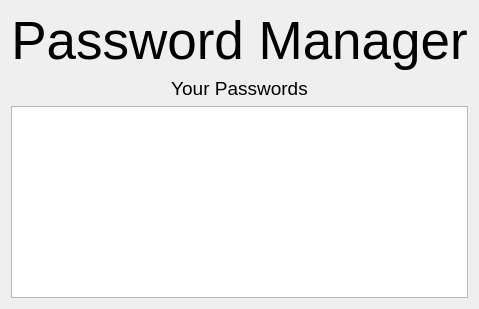
                  <widget class="QWidget" name="page_home">
                   <layout class="QVBoxLayout" name="verticalLayout_10">
                    <item>
                     <widget class="QLabel" name="label_6">
                      <property name="font">
                       <font>
                        <family>Segoe UI</family>
                        <pointsize>40</pointsize>
                       </font>
                      </property>
                      <property name="styleSheet">
                       <string notr="true"/>
                      </property>
                      <property name="text">
                       <string>Password Manager</string>
                      </property>
                      <property name="alignment">
                       <set>Qt::AlignCenter</set>
                      </property>
                     </widget>
                    </item>
                    <item>
                     <widget class="QLabel" name="label">
                      <property name="font">
                       <font>
                        <family>Segoe UI</family>
                        <pointsize>14</pointsize>
                       </font>
                      </property>
                      <property name="text">
                       <string>Your Passwords</string>
                      </property>
                      <property name="alignment">
                       <set>Qt::AlignCenter</set>
                      </property>
                     </widget>
                    </item>
                    <item>
                     <widget class="QTableView" name="table_view_your_passwords"/>
                    </item>
                   </layout>
                  </widget>
